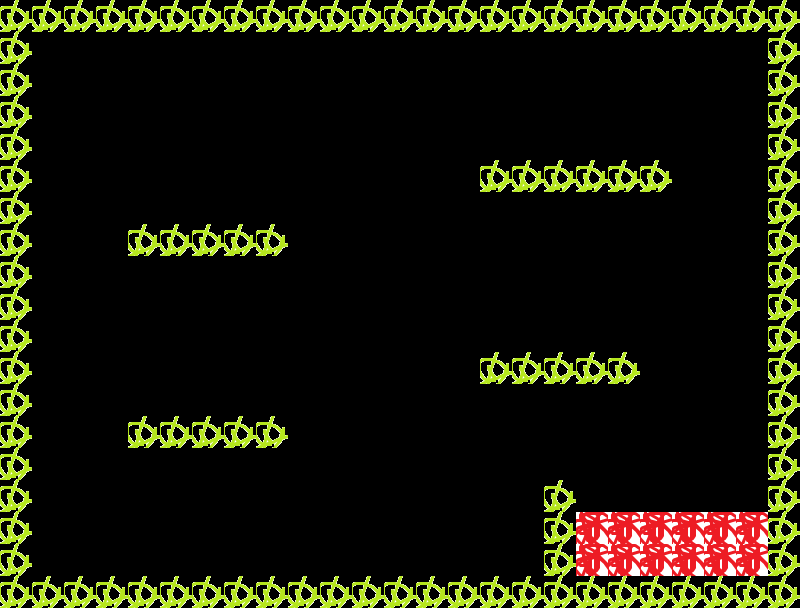

This is a level from a 2D game, rendered from its Tiled map with the project's own tilesets. A one-line summary and the map file follow, with tile-layer data summarised:
An orthogonal 25x19 tile map with 32x32 px tiles, 1 tile layer (two), 2 tilesets.

<map version="1.0" orientation="orthogonal" width="25" height="19" tilewidth="32" tileheight="32">
 <tileset firstgid="1" name="test" tilewidth="32" tileheight="32">
  <image source="test.png" width="32" height="32" />
  <tile id="0">
   <properties>
    <property name="blocked" value="true" />
   </properties>
  </tile>
 </tileset>
 <tileset firstgid="2" name="tile 2" tilewidth="32" tileheight="32">
  <image source="tile 2.png" width="32" height="32" />
  <tile id="0">
   <properties>
    <property name="blocked" value="false" />
   </properties>
  </tile>
 </tileset>
 <layer name="two" width="25" height="19">
  <data>[475 cells, 120 non-empty, 2 distinct tile ids]</data>
 </layer>
</map>
